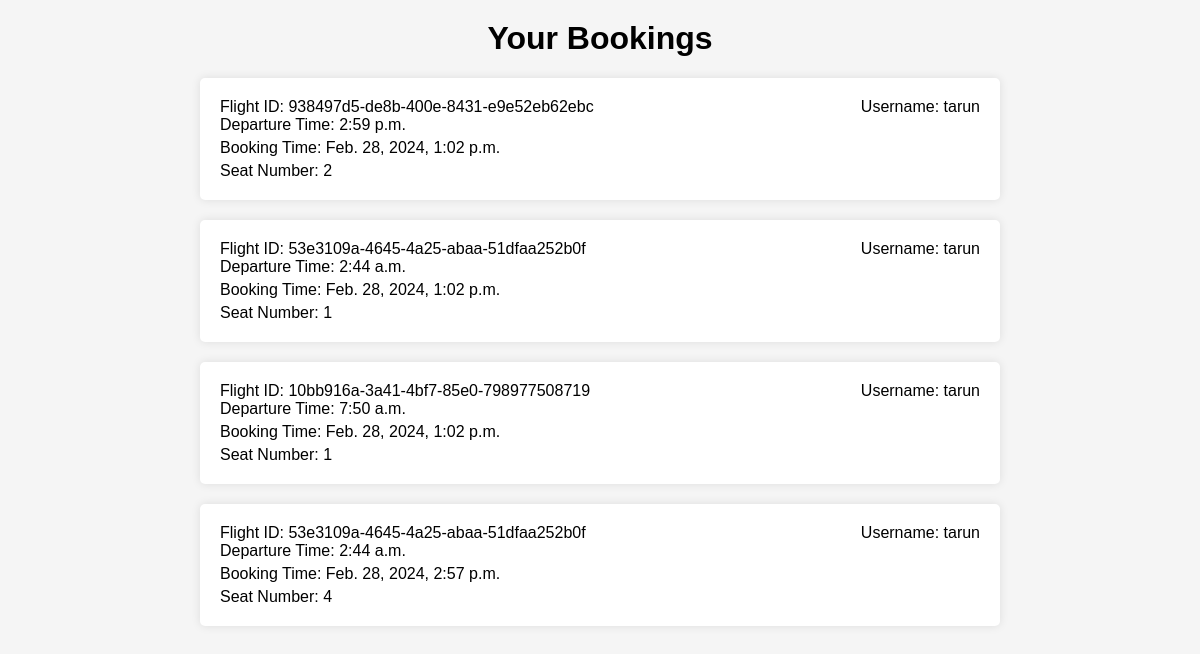
Before: /my-bookings/ (signed in) with the older database file.
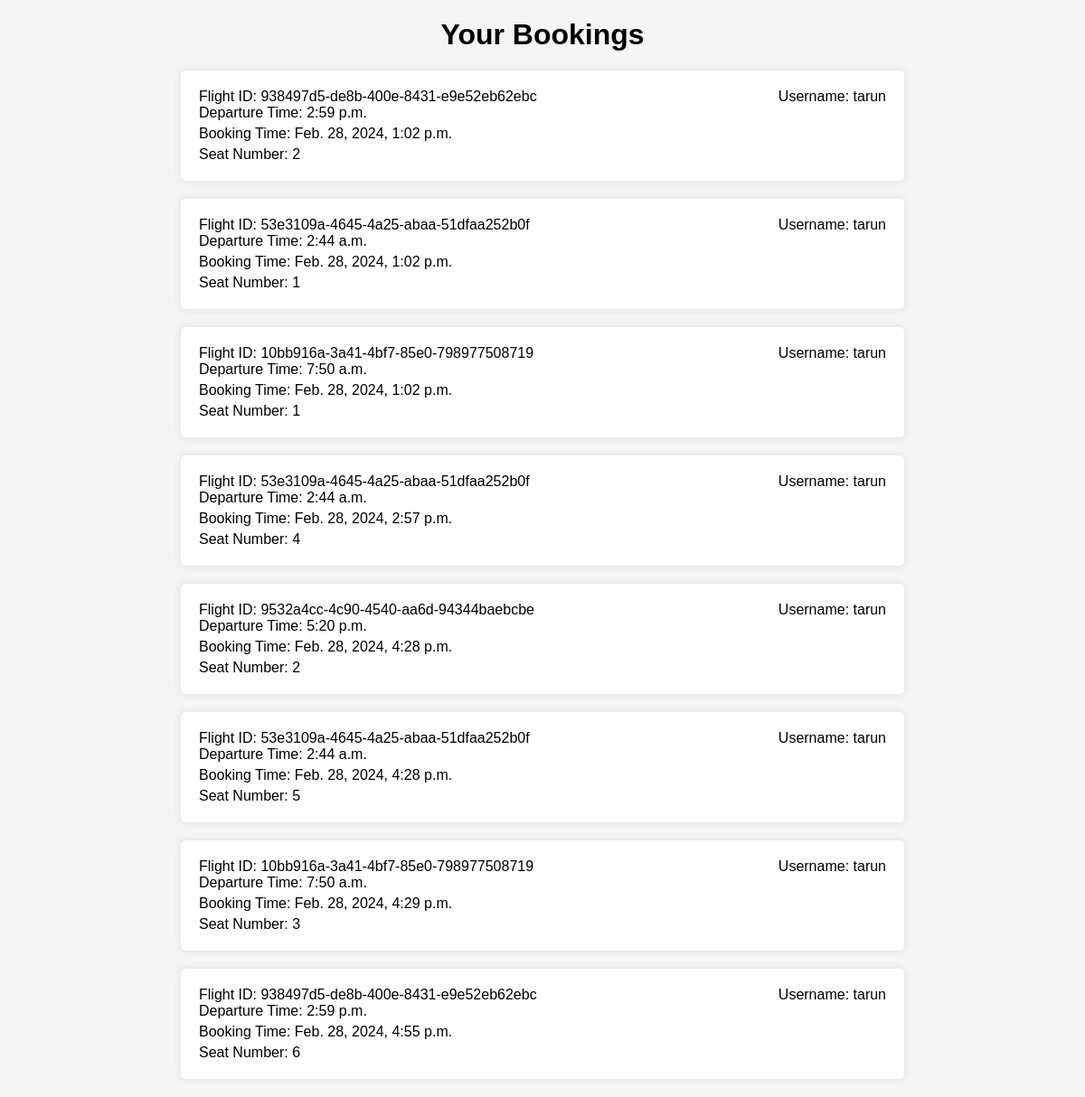
After: the same page with the newer database file.
### bookings/models.py (models this page shows, shortened)
class Booking(models.Model):
    booking_id = models.UUIDField(primary_key=True, default=uuid.uuid4, editable=False)
    user = models.ForeignKey(User, on_delete=models.CASCADE)
    flight = models.ForeignKey(Flight, on_delete=models.CASCADE)
    booking_time = models.DateTimeField(default=datetime.now)
    seat_number = models.PositiveSmallIntegerField(default=1, choices=[(i, i) for i in range(1, 61)])

class Flight(models.Model):
    flight_number = models.UUIDField(primary_key=True, default=uuid.uuid4, editable=False)
    departure_date=models.DateField()
    departure_time=models.TimeField()
    seat_count=models.PositiveIntegerField(default=60)
    booked_seats=models.PositiveIntegerField(default=0)
    seats_left = models.IntegerField(default=60)

class User(AbstractUser):
    USER = 'user'
    ADMIN = 'admin'
    USER_CHOICES = [
        (USER, 'User'),
        (ADMIN, 'Admin'),
    ]
    user_type = models.CharField(max_length=20, choices=USER_CHOICES, default=USER)

### bookings/views.py (the view)
# urls.py: path('my-bookings/',views.user_bookings,name='my_bookings'),
@login_required(login_url='login')
def user_bookings(request):
    user = request.user
    bookings = Booking.objects.filter(user=user)
    return render(request, 'user_bookings.html', {'bookings': bookings})

### bookings/templates/user_bookings.html (shortened to what this page needs)
{% load static %}
<!DOCTYPE html>
<html lang="en">
<head>
    <link rel="stylesheet" href="{% static 'user_bookings.css'%}">
</head>
<body>
    <div class="container">
        <h1>Your Bookings</h1>
        {% for booking in bookings %}
        <div class="booking">
            <div class="top-left">Flight ID: {{ booking.flight.flight_number }}</div>
            <div class="top-right">Username: {{ booking.user.username }}</div>
            <div class="booking-details">
                <p>Departure Time: {{ booking.flight.departure_time }}</p>
                <p>Booking Time: {{ booking.booking_time }}</p>
                <p>Seat Number: {{ booking.seat_number }}</p>
            </div>
        </div>
        {% endfor %}
    </div>
</body>
</html>

### static/user_bookings.css (style rules this page uses)
body { font-family: Arial, sans-serif; margin: 0; padding: 0; background-color: #f5f5f5; }
.container { max-width: 800px; margin: 20px auto; padding: 0 20px; }
h1 { text-align: center; margin-top: 20px; }
.booking { background-color: #fff; border-radius: 5px; box-shadow: 0 0 10px rgba(0, 0, 0, 0.1); margin-bottom: 20px; padding: 20px; }
.top-left { float: left; }
.top-right { float: right; }
.booking-details { clear: both; }
.booking-details p { margin: 5px 0; }
.booking-details p:first-child { margin-top: 10px; }
.booking-details p:last-child { margin-bottom: 0; }

Changed rows visible on the page:
added Booking: flight.flight_number "9532a4cc-4c90-4540-aa6d-94344baebcbe", user.username "tarun", flight.departure_time "5:20 p.m.", booking_time "Feb. 28, 2024, 4:28 p.m.", seat_number "2"
added Booking: flight.flight_number "53e3109a-4645-4a25-abaa-51dfaa252b0f", user.username "tarun", flight.departure_time "2:44 a.m.", booking_time "Feb. 28, 2024, 4:28 p.m.", seat_number "5"
added Booking: flight.flight_number "10bb916a-3a41-4bf7-85e0-798977508719", user.username "tarun", flight.departure_time "7:50 a.m.", booking_time "Feb. 28, 2024, 4:29 p.m.", seat_number "3"
added Booking: flight.flight_number "938497d5-de8b-400e-8431-e9e52eb62ebc", user.username "tarun", flight.departure_time "2:59 p.m.", booking_time "Feb. 28, 2024, 4:55 p.m.", seat_number "6"
